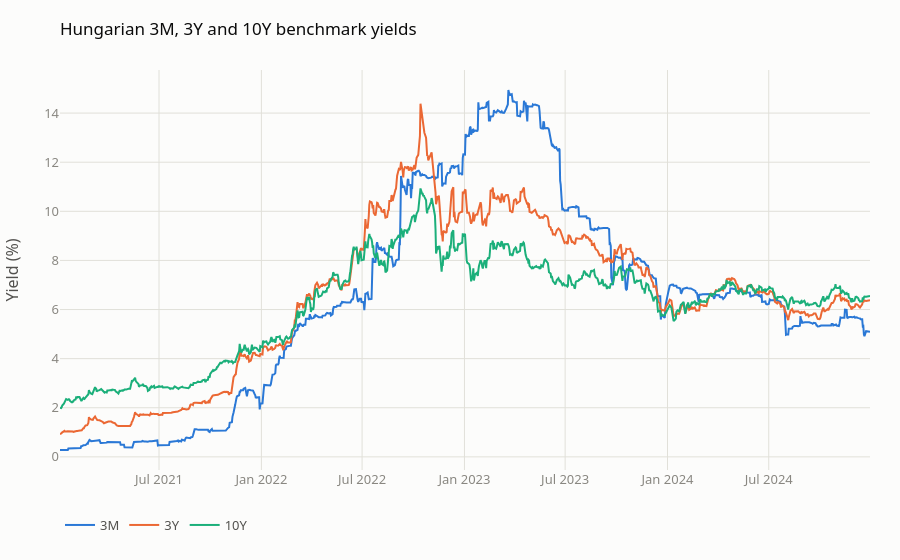

Here is the notebook cell this chart was saved with:
### Markdown cell above
### Short end vs. long end

The 3M, 3Y and 10Y yields over the whole episode, then the move of every maturity between the snapshot dates in basis points.

### Code cell
plots.yield_history(
    hu.loc["2021":"2024", ["3M", "3Y", "10Y"]],
    title="Hungarian 3M, 3Y and 10Y benchmark yields",
)

### Figure 1 — Plotly figure (JSON) as saved in the notebook; plotly's stock layout.template omitted (floating-point values rounded to 4 significant figures; data arrays with more than 128 entries replaced by an {"elided": "..."} marker saying what was removed)
{"data": [{"hovertemplate": "%{y:.2f}%", "line": {"width": 2}, "mode": "lines", "name": "3M", "type": "scatter", "x": {"elided": "1002 str values"}, "y": {"elided": "1002 float values"}}, {"hovertemplate": "%{y:.2f}%", "line": {"width": 2}, "mode": "lines", "name": "3Y", "type": "scatter", "x": {"elided": "1002 str values"}, "y": {"elided": "1002 float values"}}, {"hovertemplate": "%{y:.2f}%", "line": {"width": 2}, "mode": "lines", "name": "10Y", "type": "scatter", "x": {"elided": "1002 str values"}, "y": {"elided": "1002 float values"}}], "layout": {"hovermode": "x unified", "legend": {"orientation": "h", "x": 0, "y": -0.1, "yanchor": "top"}, "margin": {"b": 90}, "title": {"text": "Hungarian 3M, 3Y and 10Y benchmark yields"}, "xaxis": {"title": {}}, "yaxis": {"title": {"text": "Yield (%)"}}}}
